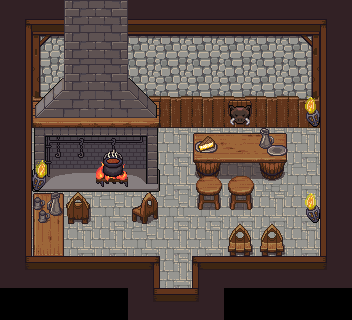

A level layout from a 2D game, rendered from its tile map. Below: a short description, then the map file with its tile-grid data intact:
An orthogonal 11x10 tile map with 32x32 px tiles, 6 tile layers (Floor, 图块层 2, 图块层 3, 图块层 4, ...), 5 tilesets and 12 objects (9x CollisionArea, SpawnPoint, CheckCook, SceneObject).

<map version="1.10" tiledversion="1.11.0" orientation="orthogonal" renderorder="right-down" width="11" height="10" tilewidth="32" tileheight="32" infinite="0" nextlayerid="10" nextobjectid="15">
 <tileset firstgid="1" source="walls.tsx" />
 <tileset firstgid="6145" source="floors.tsx" />
 <tileset firstgid="8193" name="tavern-cooking" tilewidth="32" tileheight="32" tilecount="256" columns="16">
  <image source="../images/tavern-cooking.png" trans="ff00ff" width="512" height="512" />
  <tile id="82">
   <animation>
    <frame tileid="82" duration="100" />
    <frame tileid="83" duration="100" />
    <frame tileid="84" duration="100" />
    <frame tileid="85" duration="100" />
   </animation>
  </tile>
  <tile id="112">
   <animation>
    <frame tileid="112" duration="100" />
    <frame tileid="113" duration="100" />
    <frame tileid="114" duration="100" />
    <frame tileid="115" duration="100" />
    <frame tileid="116" duration="100" />
    <frame tileid="117" duration="100" />
   </animation>
  </tile>
  <tile id="128">
   <animation>
    <frame tileid="128" duration="100" />
    <frame tileid="129" duration="100" />
    <frame tileid="130" duration="100" />
    <frame tileid="131" duration="100" />
    <frame tileid="132" duration="100" />
    <frame tileid="133" duration="100" />
   </animation>
  </tile>
  <tile id="216">
   <animation>
    <frame tileid="216" duration="100" />
    <frame tileid="218" duration="100" />
    <frame tileid="220" duration="100" />
    <frame tileid="222" duration="100" />
   </animation>
  </tile>
  <tile id="217">
   <animation>
    <frame tileid="217" duration="100" />
    <frame tileid="219" duration="100" />
    <frame tileid="221" duration="100" />
    <frame tileid="223" duration="100" />
   </animation>
  </tile>
  <tile id="240">
   <animation>
    <frame tileid="240" duration="100" />
    <frame tileid="242" duration="100" />
    <frame tileid="244" duration="100" />
    <frame tileid="246" duration="100" />
   </animation>
  </tile>
  <tile id="241">
   <animation>
    <frame tileid="241" duration="100" />
    <frame tileid="243" duration="100" />
    <frame tileid="245" duration="100" />
    <frame tileid="247" duration="100" />
   </animation>
  </tile>
 </tileset>
 <tileset firstgid="8449" name="tavern-furniture" tilewidth="32" tileheight="32" tilecount="1024" columns="32">
  <image source="../images/tavern-furniture.png" trans="ff00ff" width="1024" height="1024" />
 </tileset>
 <tileset firstgid="9473" name="tavern-deco" tilewidth="32" tileheight="32" tilecount="896" columns="16">
  <image source="../images/tavern-deco.png" trans="ff00ff" width="512" height="1792" />
  <tile id="128">
   <animation>
    <frame tileid="128" duration="100" />
    <frame tileid="130" duration="100" />
    <frame tileid="132" duration="100" />
    <frame tileid="130" duration="100" />
   </animation>
  </tile>
  <tile id="129">
   <animation>
    <frame tileid="129" duration="100" />
    <frame tileid="131" duration="100" />
    <frame tileid="133" duration="100" />
    <frame tileid="131" duration="100" />
   </animation>
  </tile>
  <tile id="146">
   <animation>
    <frame tileid="146" duration="100" />
    <frame tileid="148" duration="100" />
    <frame tileid="150" duration="100" />
   </animation>
  </tile>
  <tile id="147">
   <animation>
    <frame tileid="147" duration="100" />
    <frame tileid="149" duration="100" />
    <frame tileid="151" duration="100" />
   </animation>
  </tile>
  <tile id="162">
   <animation>
    <frame tileid="162" duration="100" />
    <frame tileid="164" duration="100" />
    <frame tileid="166" duration="100" />
   </animation>
  </tile>
  <tile id="163">
   <animation>
    <frame tileid="163" duration="100" />
    <frame tileid="165" duration="100" />
    <frame tileid="167" duration="100" />
   </animation>
  </tile>
  <tile id="177">
   <animation>
    <frame tileid="177" duration="100" />
    <frame tileid="178" duration="100" />
    <frame tileid="179" duration="100" />
   </animation>
  </tile>
  <tile id="181">
   <animation>
    <frame tileid="181" duration="100" />
    <frame tileid="182" duration="100" />
    <frame tileid="183" duration="100" />
   </animation>
  </tile>
  <tile id="185">
   <animation>
    <frame tileid="185" duration="100" />
    <frame tileid="186" duration="100" />
    <frame tileid="187" duration="100" />
   </animation>
  </tile>
  <tile id="189">
   <animation>
    <frame tileid="189" duration="100" />
    <frame tileid="190" duration="100" />
    <frame tileid="191" duration="100" />
   </animation>
  </tile>
  <tile id="193">
   <animation>
    <frame tileid="193" duration="100" />
    <frame tileid="194" duration="100" />
    <frame tileid="195" duration="100" />
   </animation>
  </tile>
  <tile id="197">
   <animation>
    <frame tileid="197" duration="100" />
    <frame tileid="198" duration="100" />
    <frame tileid="199" duration="100" />
   </animation>
  </tile>
  <tile id="201">
   <animation>
    <frame tileid="201" duration="100" />
    <frame tileid="202" duration="100" />
    <frame tileid="203" duration="100" />
   </animation>
  </tile>
  <tile id="205">
   <animation>
    <frame tileid="205" duration="100" />
    <frame tileid="206" duration="100" />
    <frame tileid="207" duration="100" />
   </animation>
  </tile>
  <tile id="209">
   <animation>
    <frame tileid="209" duration="100" />
    <frame tileid="210" duration="100" />
    <frame tileid="211" duration="100" />
   </animation>
  </tile>
  <tile id="213">
   <animation>
    <frame tileid="213" duration="100" />
    <frame tileid="214" duration="100" />
    <frame tileid="215" duration="100" />
   </animation>
  </tile>
  <tile id="217">
   <animation>
    <frame tileid="217" duration="100" />
    <frame tileid="218" duration="100" />
    <frame tileid="219" duration="100" />
   </animation>
  </tile>
  <tile id="221">
   <animation>
    <frame tileid="221" duration="100" />
    <frame tileid="222" duration="100" />
    <frame tileid="223" duration="100" />
   </animation>
  </tile>
  <tile id="229">
   <animation>
    <frame tileid="229" duration="100" />
    <frame tileid="230" duration="100" />
    <frame tileid="231" duration="100" />
   </animation>
  </tile>
  <tile id="237">
   <animation>
    <frame tileid="237" duration="100" />
    <frame tileid="238" duration="100" />
    <frame tileid="239" duration="100" />
   </animation>
  </tile>
  <tile id="646">
   <animation>
    <frame tileid="646" duration="100" />
    <frame tileid="648" duration="100" />
    <frame tileid="650" duration="100" />
   </animation>
  </tile>
  <tile id="647">
   <animation>
    <frame tileid="647" duration="100" />
    <frame tileid="649" duration="100" />
    <frame tileid="651" duration="100" />
   </animation>
  </tile>
  <tile id="662">
   <animation>
    <frame tileid="662" duration="100" />
    <frame tileid="664" duration="100" />
    <frame tileid="666" duration="100" />
   </animation>
  </tile>
  <tile id="663">
   <animation>
    <frame tileid="663" duration="100" />
    <frame tileid="665" duration="100" />
    <frame tileid="667" duration="100" />
   </animation>
  </tile>
  <tile id="726">
   <animation>
    <frame tileid="726" duration="100" />
    <frame tileid="728" duration="100" />
    <frame tileid="730" duration="100" />
    <frame tileid="728" duration="100" />
   </animation>
  </tile>
  <tile id="727">
   <animation>
    <frame tileid="727" duration="100" />
    <frame tileid="729" duration="100" />
    <frame tileid="731" duration="100" />
    <frame tileid="729" duration="100" />
   </animation>
  </tile>
  <tile id="728">
   <animation>
    <frame tileid="728" duration="100" />
    <frame tileid="730" duration="100" />
    <frame tileid="728" duration="100" />
    <frame tileid="726" duration="100" />
   </animation>
  </tile>
  <tile id="729">
   <animation>
    <frame tileid="729" duration="100" />
    <frame tileid="731" duration="100" />
    <frame tileid="729" duration="100" />
    <frame tileid="727" duration="100" />
   </animation>
  </tile>
 </tileset>
 <layer id="1" name="Floor" width="11" height="10">
  <data encoding="csv">
0,0,0,0,0,0,0,0,0,0,0,
0,1877,1878,1878,1878,1878,1878,1878,1878,1879,0,
0,1941,1942,1942,1942,1942,1942,1942,1942,1943,0,
0,2005,2006,2006,2006,2006,2006,2006,2006,2007,0,
0,8015,8015,8015,8015,8015,8015,8015,8015,8015,0,
0,8015,8015,8014,8015,8015,8015,8015,8016,8014,0,
0,8015,8015,8014,8015,8014,8014,8015,8015,8015,0,
0,8015,8015,8015,8014,8015,8015,8015,8014,8015,0,
0,8015,8015,8013,8014,8015,8013,8013,8015,8014,0,
0,0,0,0,0,0,0,0,0,0,0
</data>
 </layer>
 <layer id="2" name="图块层 2" width="11" height="10">
  <data encoding="csv">
0,0,0,0,0,0,0,0,0,0,0,
0,0,8210,8211,0,0,0,0,0,0,0,
0,8209,8210,8211,8212,0,0,0,0,0,0,
0,8225,8226,8227,8228,0,0,0,0,0,0,
0,8241,8242,8243,8244,0,0,0,0,0,0,
0,8257,8258,8259,8260,0,0,0,0,0,0,
0,0,0,0,0,0,0,0,0,0,0,
0,0,0,0,0,0,0,0,0,0,0,
0,0,0,0,0,0,0,8834,8835,8836,0,
0,0,0,0,0,0,0,0,0,0,0
</data>
 </layer>
 <layer id="3" name="图块层 3" width="11" height="10">
  <data encoding="csv">
0,0,0,0,0,0,0,0,0,0,0,
0,0,0,0,0,0,0,0,0,0,0,
0,0,0,0,0,0,0,0,0,0,0,
0,0,0,0,0,0,0,0,0,0,0,
0,0,0,0,0,0,8839,8840,8841,0,0,
0,0,0,8275,0,0,8871,8872,8873,0,0,
0,8769,8849,0,8816,0,0,0,0,0,0,
0,8833,0,0,0,0,0,0,0,0,0,
0,8865,0,0,0,0,0,0,0,0,0,
0,0,0,0,0,0,0,0,0,0,0
</data>
 </layer>
 <layer id="4" name="图块层 4" width="11" height="10">
  <data encoding="csv">
0,0,0,0,0,0,0,0,0,0,0,
0,0,0,0,0,0,0,0,0,0,0,
0,0,0,0,0,0,0,0,0,0,0,
0,0,0,0,0,0,0,10017,0,0,0,
0,0,0,8305,0,0,9874,0,9816,0,0,
0,0,0,8321,0,0,8851,8851,0,0,0,
0,9814,0,0,0,0,8883,8883,0,0,0,
0,0,0,0,0,0,0,8785,8785,0,0,
0,0,0,0,0,0,0,0,9894,0,0,
0,0,0,0,0,0,0,0,0,0,0
</data>
 </layer>
 <layer id="5" name="图块层 5" width="11" height="10">
  <data encoding="csv">
0,0,0,0,0,0,0,0,0,0,0,
0,0,0,0,0,0,0,0,0,0,0,
0,0,0,0,0,0,0,0,0,0,0,
0,0,0,0,0,0,0,0,0,9694,0,
0,0,0,0,0,0,0,0,0,0,0,
0,9678,0,0,0,0,0,0,0,0,0,
0,0,0,0,0,0,0,0,0,9694,0,
0,0,0,0,0,0,0,0,0,0,0,
0,0,0,0,0,0,0,0,0,0,0,
0,0,0,0,0,0,0,0,0,0,0
</data>
 </layer>
 <layer id="7" name="Celling" width="11" height="10">
  <data encoding="csv">
423,614,8194,8195,614,614,614,614,614,614,422,
551,550,550,550,550,550,550,550,550,550,549,
551,550,550,550,550,550,550,550,550,550,549,
551,550,550,550,550,550,550,550,550,550,549,
551,550,550,550,550,550,550,550,550,550,549,
551,550,550,550,550,550,550,550,550,550,549,
551,550,550,550,550,550,550,550,550,550,549,
551,550,550,550,550,550,550,550,550,550,549,
359,486,486,486,487,550,485,486,486,486,358,
0,0,0,0,359,486,358,0,0,0,0
</data>
 </layer>
 <objectgroup id="6" name="ObjectLayer">
  <object id="2" name="SpawnPoint" x="175.683" y="249.702">
   <point />
  </object>
  <object id="5" name="CollisionArea" x="31.1666" y="0.5" width="31.6667" height="257" />
  <object id="6" name="CollisionArea" x="128.167" y="97.5" width="31.6667" height="91" />
  <object id="7" name="CollisionArea" x="64.1667" y="155.5" width="67.6667" height="33" />
  <object id="8" name="CollisionArea" x="33.1666" y="254.5" width="122.667" height="33" />
  <object id="9" name="CollisionArea" x="193.167" y="255.5" width="157.667" height="33" />
  <object id="10" name="CollisionArea" x="320.167" y="3.5" width="31.6667" height="286" />
  <object id="11" name="CollisionArea" x="160.167" y="95.5" width="160.667" height="33" />
  <object id="12" name="CollisionArea" x="158.167" y="287.5" width="31.6667" height="33" />
  <object id="13" name="CollisionArea" x="194.667" y="134" width="91.6667" height="40.5" />
  <object id="4" name="CheckCook" x="127.666" y="191.5" width="27.167" height="35" rotation="90" />
  <object id="14" name="SceneObject" x="175.937" y="270.225">
   <properties>
    <property name="subtype" value="door" />
   </properties>
   <point />
  </object>
 </objectgroup>
</map>
